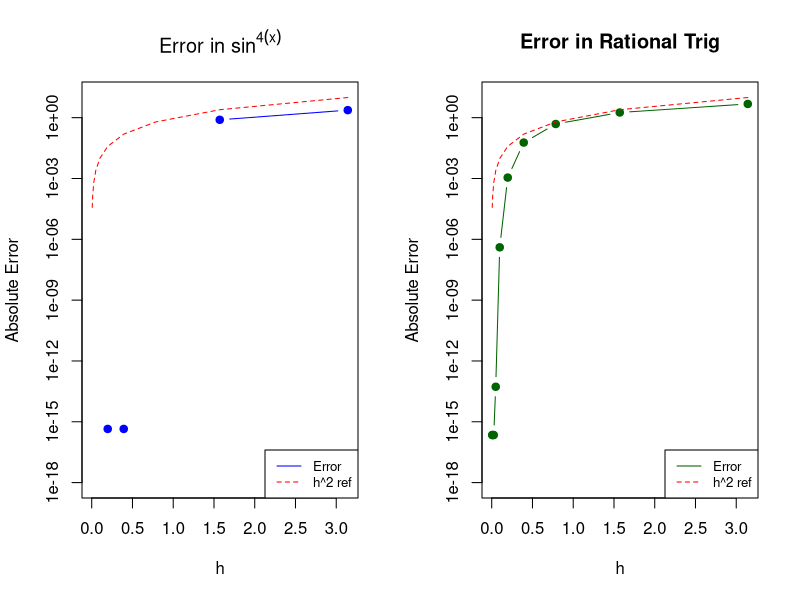

The R source for this figure:
## ---- chunk 1
knitr::opts_chunk$set(echo = TRUE, warning = FALSE, message = FALSE)
## ---- chunk 2
n_vals <- 1:10
exact_1 <- 3 * pi / 4
exact_2 <- 2 * pi / sqrt(17)

f1 <- function(x) sin(x)^4
f2 <- function(x) 1 / (1 + 16 * sin(x)^2)

calc_trap_error <- function(f, exact, n) {
  N <- 2^n
  h <- 2 * pi / N
  # Use (0, N-1) to get exactly N unique periodic points
  x <- (0:(N-1)) * h 
  approx <- h * sum(f(x))
  return(abs(approx - exact))
}

# Generate Data
h_vals <- (2 * pi) / (2^n_vals)
errors_1 <- sapply(n_vals, function(n) calc_trap_error(f1, exact_1, n))
errors_2 <- sapply(n_vals, function(n) calc_trap_error(f2, exact_2, n))

par(mfrow=c(1, 2), mar=c(5, 4, 4, 2) + 0.1)

# Case (i) Plot
plot(h_vals, errors_1, log="y", type="b", pch=19, col="blue",
     main=expression(paste("Error in ", sin^4(x))),
     xlab="h", ylab="Absolute Error", ylim=c(1e-18, 10))
lines(h_vals, h_vals^2, lty=2, col="red") # Reference slope
legend("bottomright", legend=c("Error", "h^2 ref"), col=c("blue", "red"), lty=1:2, cex=0.8)

# Case (ii) Plot
plot(h_vals, errors_2, log="y", type="b", pch=19, col="darkgreen",
     main="Error in Rational Trig",
     xlab="h", ylab="Absolute Error", ylim=c(1e-18, 10))
lines(h_vals, h_vals^2, lty=2, col="red") # Reference slope
legend("bottomright", legend=c("Error", "h^2 ref"), col=c("darkgreen", "red"), lty=1:2, cex=0.8)
